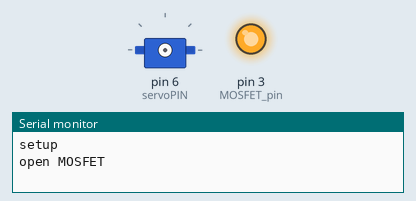
Simulated run of this sketch. Board: Arduino Uno, built with avr-gcc and run on an emulated ATmega328P. Parts: servo, output pins drawn as LEDs (lit = HIGH), the last lines printed to the serial monitor.

Above: at 0.1 s.
At 3.8 s:
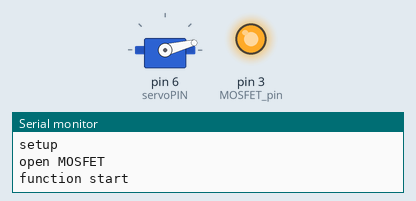
At 7.5 s:
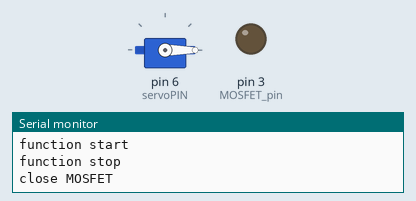
Timing chart, 0 to 9.0 s (numbered marks = the images above):
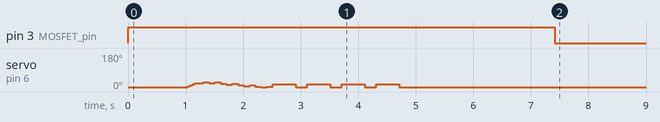

The sketch:

my_kormushka.ino
```cpp
#include <Servo.h>

Servo servo1;         // servo /объект сервопривод

int servoPIN = 6; 	  //Servo pin /контакт сервопривода
int MOSFET_pin = 3;   // пин мосфета / реле

//feeding delay, ms 12h*60min*60sec*1000
// время между открытиями в мс = 12ч*60мин*60сек*1000
unsigned long period_time = (long)3*60*60*1000; //2*60*60*1000
// переменная таймера, максимально большой целочисленный тип (он же uint32_t)
unsigned long my_timer;

int Y0=0; // close angle /угол сервы в закрытом положении
int Y1=25; // close angle /угол сервы в открытом положении
int t=100; // delay for shake mode /приостановка в промежуточных положениях при открытии, мс (режим тряски)

void setup() {
  pinMode(MOSFET_pin, OUTPUT); // пин реле как выход

  my_timer = millis();   // "сбросить" таймер
  Serial.begin(9600); //test последовательный порт для отображения данных

  Serial.println("setup");

  Serial.println("open MOSFET");
  digitalWrite(MOSFET_pin, 1);    // подаём сигнал на пин мосфета
  delay(1000);

  Open () ;//open function/ функция открытия крышки
  delay(1000);

  digitalWrite(MOSFET_pin, 0);    // подаём сигнал на пин мосфета
  Serial.println("close MOSFET");
  delay(1000);

}

void loop() {
  if ((long)millis() - my_timer > period_time) {
      my_timer = millis();   // "сбросить" таймер

      // набор функций, который хотим выполнить один раз за период

	  Serial.println("open MOSFET");
	  digitalWrite(MOSFET_pin, 1);    // подаём сигнал на пин мосфета
	  delay(1000);

	  Open () ;//open function/ функция открытия крышки
	  delay(1000);

	  digitalWrite(MOSFET_pin, 0);    // подаём сигнал на пин мосфета
	  Serial.println("close MOSFET");
	  delay(1000);

  }

} //loop

////////////////////////////////////////////////////////////////////

// open function //функция открытия крышки
void Open() {
  Serial.println("function start");

  servo1.attach(servoPIN); // подкючаем сервопривод
  int pos; // position/ положение сервы

// open//цикл плавного открытия
  for(pos = Y0; pos < Y1; pos += 5) // шаг=угол
  {
    servo1.write(pos);  // передвинься на следующую позицию
    delay(40);               // небольшой перерыв чтобы он успел передвинуться
  }
     delay(110);               // небольшой перерыв

//----


//---- close- shake mode / цикл зкрытия с потрясыванием
  for(pos = Y1; pos >= Y0; pos -= 8) //шаг=угол
  {
    servo1.write(pos);  // передвинься на следующую позицию
    delay(t);               // небольшой перерыв чтобы он успел передвинуться
    servo1.write(pos-5);  // чуть призакроем
    delay(t);
    servo1.write(pos);  // передвинься на следующую позицию
    delay(t);
  }

//----  additional shaking /цикл дополнительной тряски в конце
  for(int i = 0; i <= 3; i += 1) //
  {
    servo1.write(14);     // передвинься на следующую позицию
    delay(400);
    servo1.write(Y0);     // повернись до уровня закрытия
        delay(200);
  }
 //----

    delay(1500); // пауза перед расслаблением

    servo1.detach(); //отключаем сервопривод
    Serial.println("function stop");

}
```
